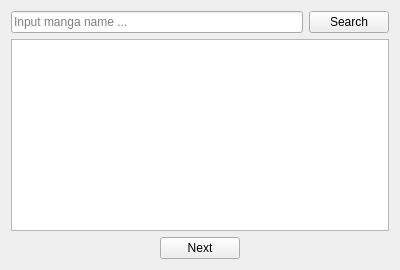
<?xml version="1.0" encoding="UTF-8"?>
<ui version="4.0">
 <class>Form</class>
 <widget class="QWidget" name="Form">
  <property name="geometry">
   <rect>
    <x>0</x>
    <y>0</y>
    <width>400</width>
    <height>270</height>
   </rect>
  </property>
  <property name="sizePolicy">
   <sizepolicy hsizetype="Preferred" vsizetype="Preferred">
    <horstretch>0</horstretch>
    <verstretch>0</verstretch>
   </sizepolicy>
  </property>
  <property name="windowTitle">
   <string>Form</string>
  </property>
  <layout class="QGridLayout">
   <item row="0" column="0">
    <layout class="QVBoxLayout" name="verticalLayout">
     <item>
      <layout class="QHBoxLayout" name="horizontalLayout_12">
       <item>
        <widget class="QLineEdit" name="SearchInput">
         <property name="inputMask">
          <string notr="true"/>
         </property>
         <property name="text">
          <string/>
         </property>
         <property name="maxLength">
          <number>32767</number>
         </property>
         <property name="placeholderText">
          <string>Input manga name ...</string>
         </property>
        </widget>
       </item>
       <item>
        <widget class="QPushButton" name="SearchButton">
         <property name="text">
          <string>Search</string>
         </property>
        </widget>
       </item>
      </layout>
     </item>
     <item>
      <widget class="QTableView" name="tableView">
       <property name="frameShape">
        <enum>QFrame::StyledPanel</enum>
       </property>
      </widget>
     </item>
     <item>
      <layout class="QHBoxLayout" name="horizontalLayout_9">
       <item>
        <spacer name="horizontalSpacer_2">
         <property name="orientation">
          <enum>Qt::Horizontal</enum>
         </property>
         <property name="sizeHint" stdset="0">
          <size>
           <width>40</width>
           <height>20</height>
          </size>
         </property>
        </spacer>
       </item>
       <item>
        <widget class="QPushButton" name="SearchNextButton">
         <property name="text">
          <string>Next</string>
         </property>
         <property name="default">
          <bool>false</bool>
         </property>
         <property name="flat">
          <bool>false</bool>
         </property>
        </widget>
       </item>
       <item>
        <spacer name="horizontalSpacer">
         <property name="orientation">
          <enum>Qt::Horizontal</enum>
         </property>
         <property name="sizeHint" stdset="0">
          <size>
           <width>40</width>
           <height>20</height>
          </size>
         </property>
        </spacer>
       </item>
      </layout>
     </item>
    </layout>
   </item>
  </layout>
 </widget>
 <resources/>
 <connections/>
</ui>
